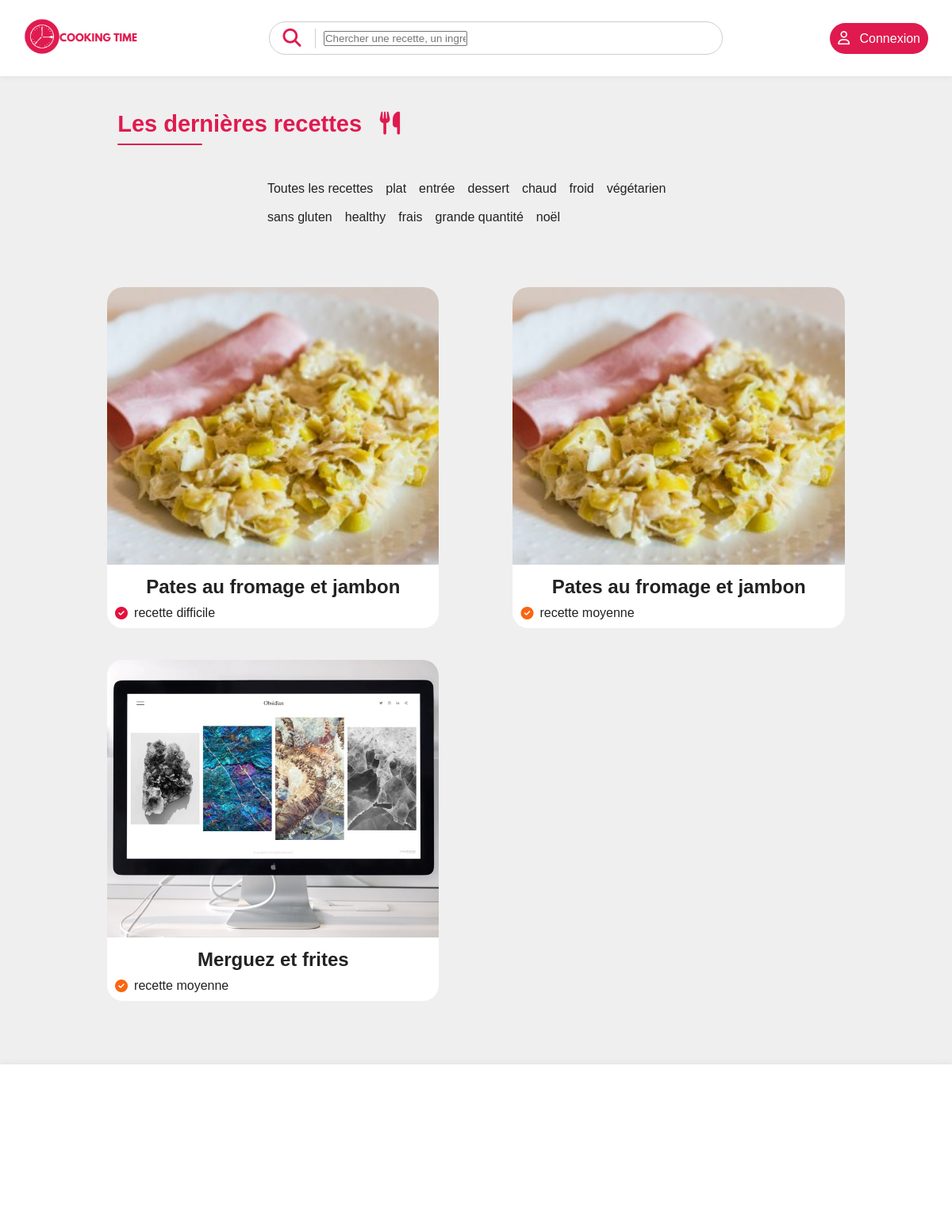
The app's page /app/routeur.php?controller=ControllerRecette&&action=displayFilter&&Filter=1 with its own data.
### tables this page shows
CREATE TABLE `categories` (
  `IdCategorie` int(11) NOT NULL,
  `NomCategorie` varchar(20) NOT NULL
);

CREATE TABLE `recettes` (
  `IdRecette` int(11) NOT NULL,
  `TitreRecette` varchar(200) NOT NULL,
  `DescriptionRecette` text NOT NULL,
  `TempsRecette` float NOT NULL,
  `DateRecette` date NOT NULL,
  `NiveauRecette` int(11) NOT NULL,
  `TexteRecette` text NOT NULL,
  `ExtImgRecette` text NOT NULL,
  `StatusRecette` int(11) NOT NULL
);

### app/conf/Connexion.php (called while the page is built)
<?php
class Connexion{
    static private $hostname = "localhost";
    static private $database = "avergog";
    static private $login = "avergog";
    static private $password = "R2e8Lz4gRLZ*Q?TF,nXr";
    static private $tabUTF8 = array(PDO::MYSQL_ATTR_INIT_COMMAND => "SET NAMES utf8");
    static private $pdo;
    static public function pdo() {return self::$pdo;}
    static public function connect(){
        $h = self::$hostname;
        $d = self::$database;
        $l = self::$login;
        $p = self::$password;
        $t = self::$tabUTF8;
        try{
            self::$pdo = new PDO("mysql:host=$h;dbname=$d", $l, $p, $t);
            self::$pdo->setAttribute(PDO::ATTR_ERRMODE, PDO::ERRMODE_EXCEPTION);
        }
        catch(PDOException $e){
            echo "Erreur de connexion !";
        }
    }
}
?>

### app/models/Categorie.php (called while the page is built, shortened)
<?php
require_once('conf/Connexion.php');
Class Categorie{
    private $IdCategorie;
    private $NomCategorie;
    public function getIdCategorie(){
        return $this->IdCategorie;
    }
    public function getNomCategorie(){
        return $this->NomCategorie;
    }
    public static function getAllCategories(){
        $req = Connexion::pdo()->query('SELECT * FROM categories');
        $req->setFetchMode(PDO::FETCH_CLASS, 'Categorie');
        $tab = $req->fetchAll();
        return $tab;
    }
}

### app/models/Recette.php (called while the page is built, shortened)
<?php
require_once('conf/Connexion.php');
Class Recette{
    private $IdRecette;
    private $TitreRecette;
    private $NiveauRecette;
    private $ExtImgRecette;
    public function getIdRecette(){
        return $this->IdRecette;
    }
    public function getTitreRecette(){
        return $this->TitreRecette;
    }
    public function getNiveauRecette(){
        return $this->NiveauRecette;
    }
    public function getExtImgRecette(){
        return $this->ExtImgRecette;
    }
    public static function getRecetteByFilter($IdCategorie){
        $sql = "SELECT IdRecette, TitreRecette, DescriptionRecette, TempsRecette, DateRecette, NiveauRecette, ExtImgRecette, StatusRecette, NomCategorie FROM recettes NATURAL JOIN categorie_recette NATURAL JOIN categories AS C WHERE C.IdCategorie = ?";
        $req = Connexion::pdo()->prepare($sql);
        $req->execute(array($IdCategorie));
        $req->setFetchMode(PDO::FETCH_CLASS, 'Recette');
        $tab = $req->fetchAll();
        return $tab;
    }
}
?>

### app/views/Page_Accueil.php (the view, shortened to what this page needs)
<!DOCTYPE HTML>
<html>
    <head>
        <link rel="stylesheet" type="text/css" href="../public/style/main.css">
    </head>
    <body>
        <div class="head">
            <div class="navigation" id="navbar">
                <nav role="navigation" name="main-nav">
                    <ul name="ul-main-nav">
                        <li name="logo-li-main-nav"><a href="routeur.php"><img name="img-logo-li-main-nav" src="../public/img/logo_cooking_time.png"></a></li>
                        <li name="search-li-main-nav">
                            <form name="search-bar" method="post" action="routeur.php">
                                <div class="search-left">
                                    <input type="text" name="RecetteRecherche" placeholder="Chercher une recette, un ingrédient, de l'aide...">
                                </div>
                                <div class="search-right">
                                    <button type="submit" name="search-recette"><i name="icon-search-recette" class="fas fa-search"></i></button>
                                </div>
                            </form>
                        </li>
                        <?php if(isset($_SESSION['IdUtilisateur'])){?>
                            <li id="account-li-main-nav"><a name="a-account-li-main-nav" href="?controller=ControllerUtilisateur&&action=myProfile"><i class="far fa-user" style="font-size:17px"></i> &ensp;Profil</a></li>
                        <?php } else{?>
                            <li id="account-li-main-nav"><a name="a-account-li-main-nav" href="?controller=ControllerUtilisateur&&action=connect"><i class="far fa-user" style="font-size:17px"></i> &ensp;Connexion</a></li>
                        <?php }?>
                    </ul>
                </nav>
            </div>
        </div>
        <div class="center">
            <div class="container">
                <div class="container-recettes">
                    <div class="top-container-recettes">
                        <h1 name="title-top-container-recettes">Les dernières recettes &ensp;<i class="fas fa-utensils"></i></h1>
                        <hr name="hr-top-container-recettes"/>
                        <div class="list-filter">
                            <ul name="ul-list-filter">
                                <li name="li-filter"><a name="a-filter" href="routeur.php">Toutes les recettes</a></li>
                                <?php foreach($lesCategories as $categorie){ ?>
                                    <li name="li-filter"><a name="a-filter" href="?controller=ControllerRecette&&action=displayFilter&&Filter=<?php echo $categorie->getIdCategorie();?>"><?php echo $categorie->getNomCategorie();?></a></li>
                                <?php }?>
                            </ul>
                        </div>
                    </div>
                    <div class="table-recettes">
                        <?php foreach($lesRecettes as $recette){ ?>
                            <div class="box-recette">
                                <div class="top-box-recette">
                                    <a href="?controller=ControllerRecette&&action=displayOne&&IdRecette=<?php echo $recette->getIdRecette();?>">
                                        <img name="img-top-box-recette" src="../public/img/img_recettes/recette_<?php echo $recette->getIdRecette();?>/main<?php echo $recette->getIdRecette();?>.<?php echo $recette->getExtImgRecette();?>">
                                    </a>
                                </div>
                                <div class="bottom-box-recette">
                                    <a href="?controller=ControllerRecette&&action=displayOne&&IdRecette=<?php echo $recette->getIdRecette();?>">
                                        <h3 name="title-bottom-box-recette"><?php echo $recette->getTitreRecette();?></h3>
                                        <?php
                                            $NiveauRecette = $recette->getNiveaurecette();
                                            if($NiveauRecette == 1){
                                                $styleColor = "color: #0DE761";
                                                $strLevel = "facile";
                                            }
                                            else if($NiveauRecette == 2) {
                                                $styleColor = "color: #F86612";
                                                $strLevel = "moyenne";
                                            }
                                            else {
                                                $styleColor = "color: #E2123C";
                                                $strLevel = "difficile";
                                            }
                                        ?>
                                        <p name="difficulty-bottom-box-recette"><i class="fas fa-check-circle" style="<?php echo $styleColor; ?>"></i>&ensp;recette <?php echo $strLevel;?></p>
                                    </a>
                                </div>
                            </div>
                        <?php } ?>
                    </div>
                </div>
            </div>
        </div>
    </body>
    <footer></footer>
</html>

### public/style/main.css (style rules this page uses)
* { padding: 0; margin : 0; }
html { font-family: Arial, Helvetica, sans-serif; }
body { color: #222; background-color: #efefef; }
h1 { font-size: 29px; }
h3 { font-size: 23px; }
p { color: #222222; font-size: 16px; }
a { text-decoration: none; }
.head { display: flex; background-color: white; flex-wrap: wrap; width: 100%; box-shadow: rgba(149, 157, 165, 0.2) 0px 0px 8px; height: 12vh; }
nav[name="main-nav"] { width: 95%; }
.navigation { height: 12vh; width: 100%; display: flex; flex-direction: row; flex-wrap: nowrap; align-items: center; justify-content: center; background-color: white; }
ul[name="ul-main-nav"] { width: 100%; display: flex; flex-direction: row; flex-wrap: wrap; align-items: center; justify-content: space-between; list-style: none; }
li[name="logo-li-main-nav"] { width: 15%; }
li[name="search-li-main-nav"] { width: 50%; }
form[name='search-bar'] { border-radius: 25px; display: flex; flex-direction: row-reverse; flex-wrap: nowrap; align-items: center; width: 100%; height: 4.5ch; justify-content: space-between; border: 1px solid rgb(206, 206, 206); }
.search-left { width: 88%; }
.search-right { width: 10%; display: flex; align-items: center; border-right: 1px solid rgb(206, 206, 206); }
input[name="TexteRecherche"], button[name="search-recette"] { width: 100%; height: 100%; border: none; background-color: transparent; font-size: 17px; }
i[name="icon-search-recette"] { color: #e01a4f; font-size: 23px; }
a[name="a-account-li-main-nav"] { padding: 10px; border-radius: 25px; background-color: #e01a4f; color: white; display: block; }
img[name="img-logo-li-main-nav"] { height: 50px; }
.center { width: 100%; display: flex; flex-direction: column; align-items: center; }
.container { margin-top: 5ch; width: 110ch; display: flex; flex-direction: column; }
.container-recettes, .container-utilisateur, .container-detail-recette { background-color: transparent; width: 100%; display: flex; flex-direction: column; align-items: center; }
.top-container-recettes { display: flex; flex-direction: column; }
h1[name="title-top-container-recettes"] { width: 100%; color: #e01a4f; font-size: 29px; }
hr[name="hr-top-container-recettes"], hr[name="hr-top-container-utilisateur"] { height: 2px; width: 12ch; border: none; border-radius: 25px; background-color: #e01a4f; margin-top: 8px; }
.list-filter { width: 60%; margin-left: auto; margin-right: auto; margin-top: 5vh; }
ul[name="ul-list-filter"] { display: flex; flex-direction: row; flex-wrap: wrap; list-style: none; }
li[name="li-filter"] { margin-left: 2px; margin-right: 2px; margin-bottom: 6px; width: auto; padding: 6px; }
a[name="a-filter"] { color: #474747; border-bottom-color: transparent; }
.table-recettes { width: 95%; margin-top: 3ch; display: flex; flex-direction: row; flex-wrap: wrap; justify-content: space-between; }
.box-recette { width: calc(90%/2); display: flex; flex-direction: column; margin-top: 5vh; background-color: white; border-radius: 20px; overflow: hidden; }
.box-recette a, a[name="a-filter"] { color: #222; }
img[name="img-top-box-recette"] { width: 100%; height: 350px; object-fit: cover; box-sizing: border-box; }
.bottom-box-recette { padding: 10px; border-radius: 16px; }
.bottom-box-recette a { display: flex; flex-wrap: wrap; }
h3[name="title-bottom-box-recette"] { text-align: center; font-size: 24px; width: 100%; margin-bottom: 10px; }
p[name="difficulty-bottom-box-recette"] { display: flex; align-items: center; }
footer { box-shadow: rgba(149, 157, 165, 0.2) 0px 0px 8px; width: 100%; margin-top: 10vh; background-color: white; height: 25vh; display: flex; flex-direction: row; flex-wrap: wrap; align-items: center; justify-content: space-between; }

### records on screen
categories: NomCategorie "plat"
categories: NomCategorie "entrée"
categories: NomCategorie "dessert"
categories: NomCategorie "chaud"
categories: NomCategorie "froid"
categories: NomCategorie "végétarien"
categories: NomCategorie "sans gluten"
categories: NomCategorie "healthy"
categories: NomCategorie "frais"
categories: NomCategorie "grande quantité"
categories: NomCategorie "noël"
recettes: TitreRecette "Pates au fromage et jambon", NiveauRecette "difficile"
recettes: TitreRecette "Pates au fromage et jambon", NiveauRecette "moyenne"
recettes: shows a picture, TitreRecette "Merguez et frites", NiveauRecette "moyenne"
